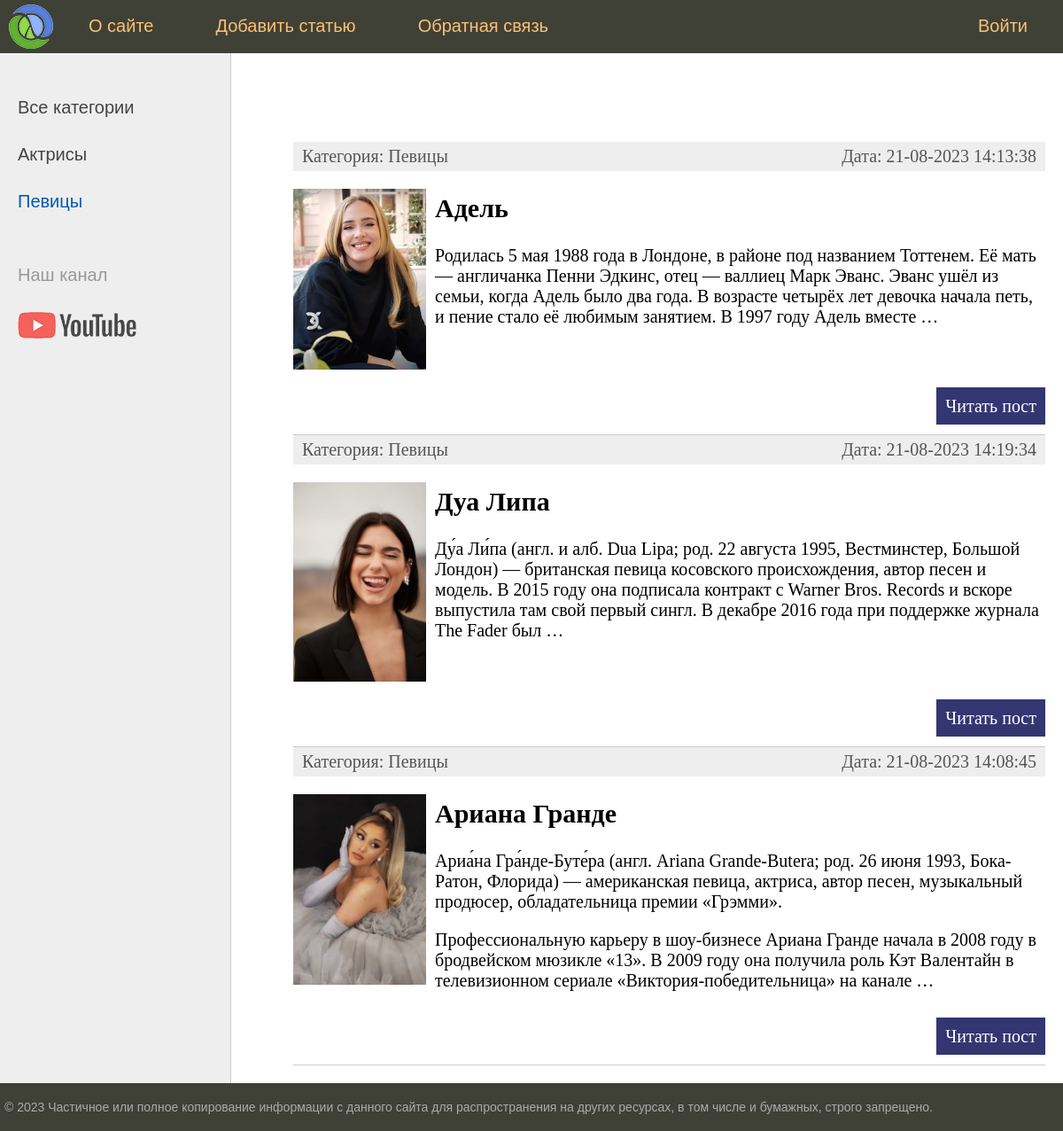
Screenshot of /category/pevicy/ with the database file from the repository.
### women/models.py (models this page shows, shortened)
class Category(models.Model):
    name = models.CharField(max_length=100, db_index=True, verbose_name='Категория')
    slug = models.SlugField(max_length=255, unique=True, db_index=True, verbose_name="URL")
    def __str__(self):
        return self.name
    def get_absolute_url(self):
        return reverse('category', kwargs={'cat_slug': self.slug})
    class Meta:
        verbose_name = 'Категории'
        verbose_name_plural = 'Категории'
        ordering = ['id']

class Women(models.Model):
    title = models.CharField(max_length=255, verbose_name='Заголовок')
    slug = models.SlugField(max_length=255, unique=True, db_index=True, verbose_name="URL")
    content = models.TextField(blank=True, verbose_name='Текст статьи')
    photo = models.ImageField(upload_to="photos/%Y/%m/%d/", verbose_name='Фото')
    time_create = models.DateTimeField(auto_now_add=True, verbose_name='Время создания')
    time_update = models.DateTimeField(auto_now=True, verbose_name='Время изменения')
    is_published = models.BooleanField(default=True, verbose_name='Публикация')
    cat = models.ForeignKey('Category', on_delete=models.PROTECT, verbose_name='Категория')
    def get_absolute_url(self):
        return reverse('post', kwargs={'post_slug': self.slug})
    class Meta:
        verbose_name = 'Известные женщины'
        verbose_name_plural = 'Известные женщины'
        ordering = ['-time_create', 'title']

### women/views.py (the view)
# urls.py: path('category/<slug:cat_slug>/', WomenCategory.as_view(), name='category')
class WomenCategory(ListView):
    model = Women
    template_name = 'women/index.html'
    context_object_name = 'posts'
    allow_empty = False
    def get_queryset(self):
        return Women.objects.filter(cat__slug=self.kwargs['cat_slug'], is_published=True)
    def get_context_data(self, *, object_list=None, **kwargs):
        context = super().get_context_data(**kwargs)
        context['title'] = 'Категория - ' + str(context['posts'][0].cat)
        context['menu'] = menu
        context['cat_selected'] = context['posts'][0].cat_id
        return context

### women/templatetags/women_tags.py (called while the page is built)
@register.inclusion_tag('women/list_categories.html')
def show_categories(sort=None, cat_selected=0):
    if not sort:
        cats = Category.objects.all()
    else:
        cats = Category.objects.order_by(sort)
    return {"cats": cats, "cat_selected": cat_selected}

### women/templates/women/index.html (shortened to what this page needs)
{% extends 'women/base.html' %}
{% block content %}
<ul class="list-articles">
	{% for p in posts %}
			<li><div class="article-panel">
	<p class="first">Категория: {{p.cat}}</p>
	<p class="last">Дата: {{p.time_update|date:"d-m-Y H:i:s"}}</p>
</div>
{% if p.photo %}
    <p><img class="img-article-left thumb" src="{{p.photo.url}}"></p>
{% endif %}
				<h2>{{p.title}}</h2>
	{% autoescape on %}
	{{p.content|linebreaks|truncatewords:50}}
	{% endautoescape %}
			<p class="link-read-post"><a href="{{ p.get_absolute_url }}">Читать пост</a></p>
			</li>
	{% endfor %}
</ul>
{% endblock %}

### women/templates/women/list_categories.html
{% for c in cats %}
	{% if c.pk == cat_selected %}
		<li class="selected">{{c.name}}</li>
	{% else %}
		<li><a href="{{ c.get_absolute_url }}">{{c.name}}</a></li>
	{% endif %}
{% endfor %}

### women/static/women/css/styles.css (style rules this page uses)
html, body { font-family: 'Arial'; margin: 0; padding: 0; height: 100%; width: 100%; color: #444; }
a { color: #0059b2; text-decoration: none; }
img { max-width: 600px; height: auto; }
img.img-article-left { max-width: 300px; height: auto; float: left; padding: 0 10px 10px 0; }
img.img-article-left.thumb { max-width: 150px; height: auto; }
p.link-read-post { text-align: right; }
p.link-read-post a { padding: 10px; min-width: 100px; background: #333671; color: #fff; text-decoration: none; }
div.article-panel { background: #eee; padding: 5px 10px 5px 10px; box-sizing: border-box; overflow: hidden; color: #555; }
div.article-panel p.first { margin: 0; float: left; }
div.article-panel p.last { margin: 0; float: right; }
ul.list-articles { list-style: none; margin: 0; padding: 0; }
ul.list-articles li { border-bottom: 1px solid #ccc; }
.left-chapters ul li { margin: 30px 0 0 0; color: #999; }
.left-chapters ul li.selected { color: #0059b2; }
.left-chapters ul li a { color: #444; text-decoration: none; }

### rows the page displays
Category: name "Актрисы"
Category: name "Певицы"
Women: cat "Певицы", time_update "21-08-2023 14:13:38", photo (picture), title "Адель", content "Родилась 5 мая 1988 года в Лондоне, в районе под названием Тоттенем. Её мать — англичанка Пенни Эдкинс, отец — валлиец Марк Эванс. Эванс ушёл из семьи, когда Адель было два года. В возрасте четырёх лет девочка начала петь, и пение стало её любимым занятием. В 1997 году Адель вместе …"
Women: cat "Певицы", time_update "21-08-2023 14:19:34", photo (picture), title "Дуа Липа", content "Ду́а Ли́па (англ. и алб. Dua Lipa; род. 22 августа 1995, Вестминстер, Большой Лондон) — британская певица косовского происхождения, автор песен и модель. В 2015 году она подписала контракт с Warner Bros. Records и вскоре выпустила там свой первый сингл. В декабре 2016 года при поддержке журнала The Fader был …"
Women: cat "Певицы", time_update "21-08-2023 14:08:45", photo (picture), title "Ариана Гранде", content "Ариа́на Гра́нде-Буте́ра (англ. Ariana Grande-Butera; род. 26 июня 1993, Бока-Ратон, Флорида) — американская певица, актриса, автор песен, музыкальный продюсер, обладательница премии «Грэмми». Профессиональную карьеру в шоу-бизнесе Ариана Гранде начала в 2008 году в бродвейском мюзикле «13». В 2009 году она получила роль Кэт Валентайн в телевизионном сериале «Виктория-победительница» на канале …"

### other values shown
{{ m.title }} "О сайте" "Добавить статью" "Обратная связь"
{{ m.title }} "Войти"
